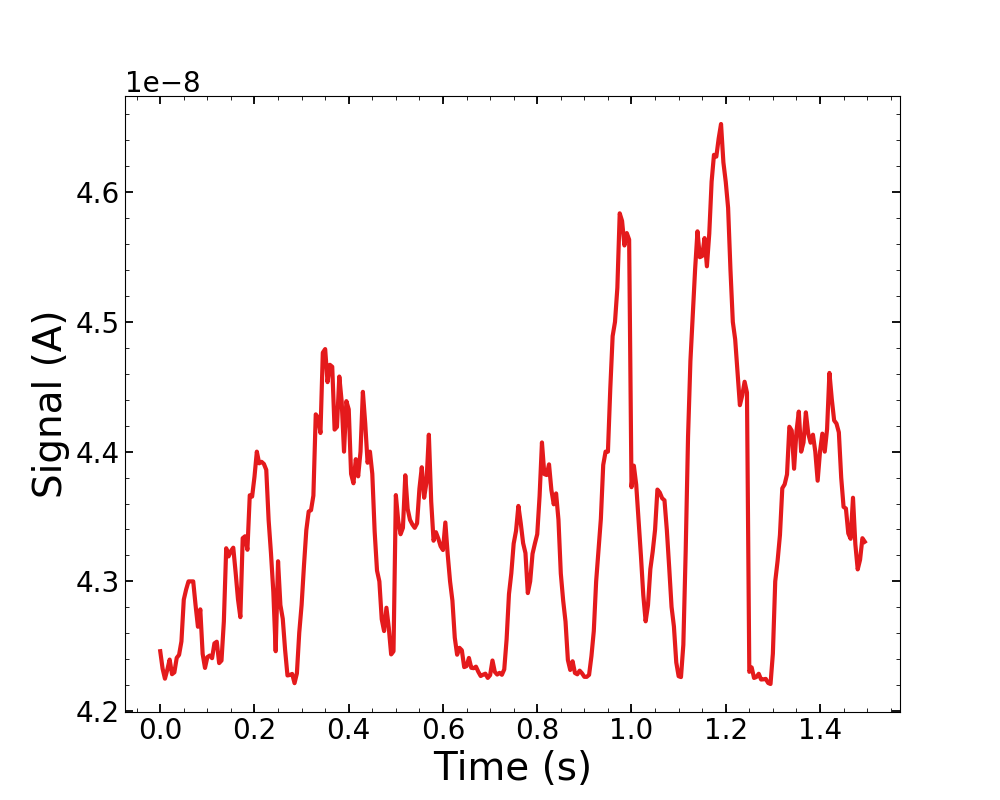

Write Python code to recreate this figure.
import matplotlib.pyplot as plt
import pandas as pd
import numpy as np
plt.style.use('my.mplstyle')

df=pd.read_csv('signals.csv',names=['sigs','bla'])
sigs=list(df['sigs'])
times=range(len(sigs))
print(len(times))
times=np.array(times)
times=times*5E-3
plt.plot(times,sigs)
plt.xlabel('Time (s)')
plt.ylabel('Signal (A)')
#plt.show()
plt.savefig('stir.png')
